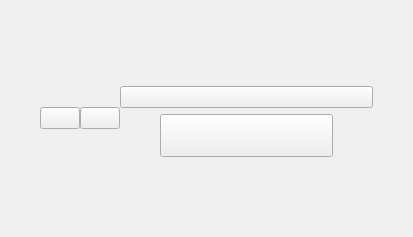
      <widget class="QWidget" name="page_hello">
       <layout class="QGridLayout" name="gridLayout_5">
        <property name="leftMargin">
         <number>0</number>
        </property>
        <property name="topMargin">
         <number>0</number>
        </property>
        <property name="rightMargin">
         <number>0</number>
        </property>
        <property name="bottomMargin">
         <number>0</number>
        </property>
        <property name="spacing">
         <number>0</number>
        </property>
        <item row="2" column="1">
         <spacer name="verticalSpacer_5">
          <property name="orientation">
           <enum>Qt::Vertical</enum>
          </property>
          <property name="sizeType">
           <enum>QSizePolicy::Expanding</enum>
          </property>
          <property name="sizeHint" stdset="0">
           <size>
            <width>20</width>
            <height>40</height>
           </size>
          </property>
         </spacer>
        </item>
        <item row="0" column="2" rowspan="3">
         <spacer name="horizontalSpacer_4">
          <property name="orientation">
           <enum>Qt::Horizontal</enum>
          </property>
          <property name="sizeType">
           <enum>QSizePolicy::Expanding</enum>
          </property>
          <property name="sizeHint" stdset="0">
           <size>
            <width>40</width>
            <height>20</height>
           </size>
          </property>
         </spacer>
        </item>
        <item row="0" column="1">
         <spacer name="verticalSpacer_4">
          <property name="orientation">
           <enum>Qt::Vertical</enum>
          </property>
          <property name="sizeType">
           <enum>QSizePolicy::Expanding</enum>
          </property>
          <property name="sizeHint" stdset="0">
           <size>
            <width>20</width>
            <height>40</height>
           </size>
          </property>
         </spacer>
        </item>
        <item row="0" column="0" rowspan="3">
         <spacer name="horizontalSpacer_3">
          <property name="orientation">
           <enum>Qt::Horizontal</enum>
          </property>
          <property name="sizeType">
           <enum>QSizePolicy::Expanding</enum>
          </property>
          <property name="sizeHint" stdset="0">
           <size>
            <width>40</width>
            <height>20</height>
           </size>
          </property>
         </spacer>
        </item>
        <item row="1" column="1">
         <widget class="QWidget" name="widget_hello" native="true">
          <layout class="QGridLayout" name="gridLayout_6">
           <property name="leftMargin">
            <number>0</number>
           </property>
           <property name="topMargin">
            <number>0</number>
           </property>
           <property name="rightMargin">
            <number>0</number>
           </property>
           <property name="bottomMargin">
            <number>0</number>
           </property>
           <property name="horizontalSpacing">
            <number>0</number>
           </property>
           <property name="verticalSpacing">
            <number>-1</number>
           </property>
           <item row="3" column="4">
            <spacer name="horizontalSpacer_6">
             <property name="orientation">
              <enum>Qt::Horizontal</enum>
             </property>
             <property name="sizeHint" stdset="0">
              <size>
               <width>40</width>
               <height>20</height>
              </size>
             </property>
            </spacer>
           </item>
           <item row="0" column="3">
            <spacer name="verticalSpacer_7">
             <property name="orientation">
              <enum>Qt::Vertical</enum>
             </property>
             <property name="sizeHint" stdset="0">
              <size>
               <width>20</width>
               <height>40</height>
              </size>
             </property>
            </spacer>
           </item>
           <item row="3" column="2">
            <spacer name="horizontalSpacer_5">
             <property name="orientation">
              <enum>Qt::Horizontal</enum>
             </property>
             <property name="sizeHint" stdset="0">
              <size>
               <width>40</width>
               <height>20</height>
              </size>
             </property>
            </spacer>
           </item>
           <item row="1" column="2" rowspan="2" colspan="3">
            <widget class="QPushButton" name="pushButton_hello_text">
             <property name="text">
              <string/>
             </property>
             <property name="icon">
              <iconset resource="img.qrc">
               <normaloff>:/hello/images/Hello_Text.png</normaloff>:/hello/images/Hello_Text.png</iconset>
             </property>
             <property name="iconSize">
              <size>
               <width>327</width>
               <height>153</height>
              </size>
             </property>
            </widget>
           </item>
           <item row="3" column="3" rowspan="2">
            <widget class="QPushButton" name="pushButton_hello_start">
             <property name="minimumSize">
              <size>
               <width>173</width>
               <height>43</height>
              </size>
             </property>
             <property name="text">
              <string/>
             </property>
             <property name="icon">
              <iconset resource="img.qrc">
               <normaloff>:/hello/images/Hello_Text_Start.png</normaloff>:/hello/images/Hello_Text_Start.png</iconset>
             </property>
             <property name="iconSize">
              <size>
               <width>173</width>
               <height>43</height>
              </size>
             </property>
            </widget>
           </item>
           <item row="0" column="0" rowspan="6">
            <widget class="QPushButton" name="pushButton_hello_icon">
             <property name="text">
              <string/>
             </property>
             <property name="icon">
              <iconset resource="img.qrc">
               <normaloff>:/hello/images/Hello_Logo.png</normaloff>:/hello/images/Hello_Logo.png</iconset>
             </property>
             <property name="iconSize">
              <size>
               <width>253</width>
               <height>253</height>
              </size>
             </property>
            </widget>
           </item>
           <item row="0" column="1" rowspan="6">
            <widget class="QPushButton" name="pushButton_hello_line">
             <property name="text">
              <string/>
             </property>
             <property name="icon">
              <iconset resource="img.qrc">
               <normaloff>:/hello/images/Hello_Line_Vertical.png</normaloff>:/hello/images/Hello_Line_Vertical.png</iconset>
             </property>
             <property name="iconSize">
              <size>
               <width>21</width>
               <height>253</height>
              </size>
             </property>
            </widget>
           </item>
           <item row="5" column="2" colspan="3">
            <spacer name="verticalSpacer_6">
             <property name="orientation">
              <enum>Qt::Vertical</enum>
             </property>
             <property name="sizeHint" stdset="0">
              <size>
               <width>20</width>
               <height>40</height>
              </size>
             </property>
            </spacer>
           </item>
          </layout>
         </widget>
        </item>
       </layout>
      </widget>
